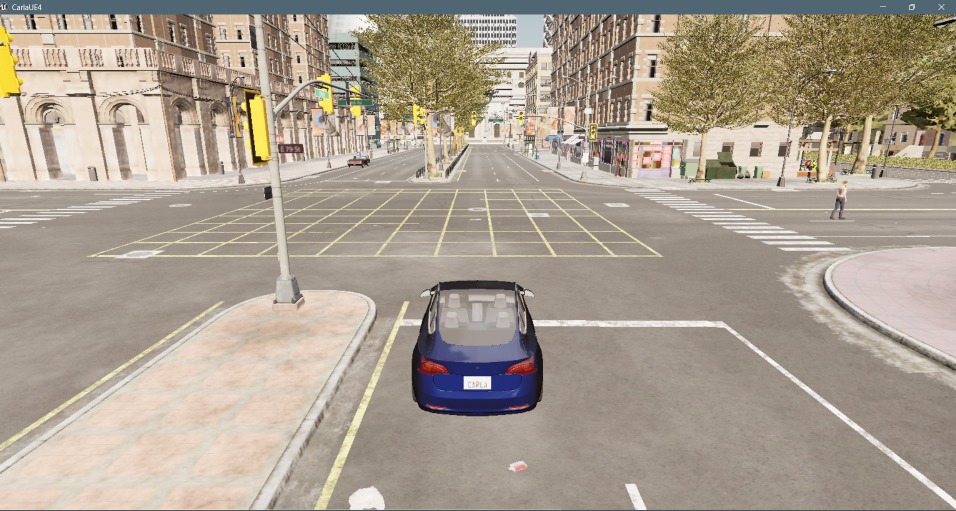
#> input picture paper_figures/spawn_pedestrian_curb.png, 1912 x 1021 px (shown at 1/2 size)
$ python combine_carla_screenshots.py
#> lines starting #> are read from the running program, lines starting #| are printed output that depends on the picture
"""
experiments/combine_carla_screenshots.py

Combines three CARLA scenario screenshots into
one side-by-side figure for the paper.

Input images (put in paper_figures/ folder):
  spawn_pedestrian_curb.png
  spawn_merge_hesitation.png
  spawn_occluded_intersection.png

Output:
  paper_figures/carla_scenarios.png

Run:
  python experiments/combine_carla_screenshots.py
"""

from PIL import Image, ImageDraw, ImageFont
from pathlib import Path
import sys

PAPER_FIGURES = Path(__file__).parent.parent / "paper_figures"
PAPER_FIGURES.mkdir(exist_ok=True)

# Input files
INPUT_FILES = [
    ("spawn_pedestrian_curb.png",      "pedestrian\\_curb"),
    ("spawn_merge_hesitation.png",     "merge\\_hesitation"),
    ("spawn_occluded_intersection.png","occluded\\_intersection"),
]

OUTPUT_FILE = PAPER_FIGURES / "carla_scenarios.png"

# Layout settings
TARGET_HEIGHT  = 400   # px per image
PADDING        = 20    # px between images
LABEL_HEIGHT   = 40    # px for label below each image
BG_COLOR       = (15, 23, 42)    # dark background #0f172a
LABEL_COLOR    = (148, 163, 184) # #94a3b8
BORDER_COLOR   = (30, 41, 59)    # #1e293b


def load_and_resize(path: Path, target_height: int) -> Image.Image:
    """Load image and resize to target height maintaining aspect ratio."""
#> called with target_height = 400
    img = Image.open(path).convert("RGB")
    w, h   = img.size
#> w = 1912; h = 1021
    ratio  = target_height / h
#> ratio = 0.392
    new_w  = int(w * ratio)
#> new_w = 749
    return img.resize((new_w, target_height),
                      Image.LANCZOS)
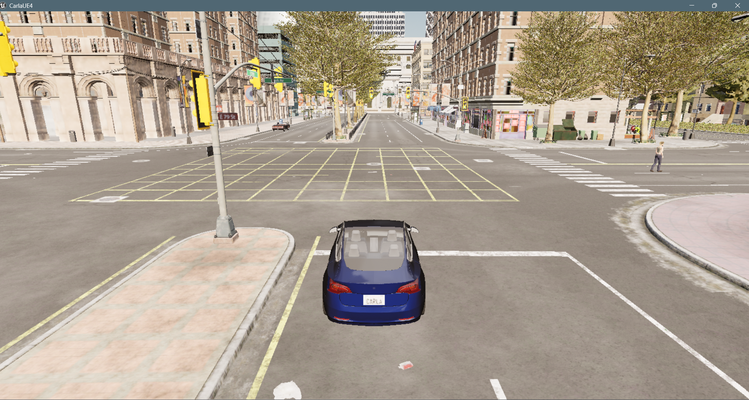
#> returned value: PIL image 749x400 RGB; mean R, G, B 169.8, 158.5, 144


def add_label(img: Image.Image, label: str,
              label_height: int,
              bg_color: tuple,
              label_color: tuple) -> Image.Image:
    """Add a label strip below the image."""
#> called with label = 'pedestrian\\_curb', label_height = 40, bg_color = (15, 23, 42), label_color = (148, 163, 184)
    w, h    = img.size
#> w = 749; h = 400
    canvas  = Image.new("RGB",
                         (w, h + label_height),
                         bg_color)
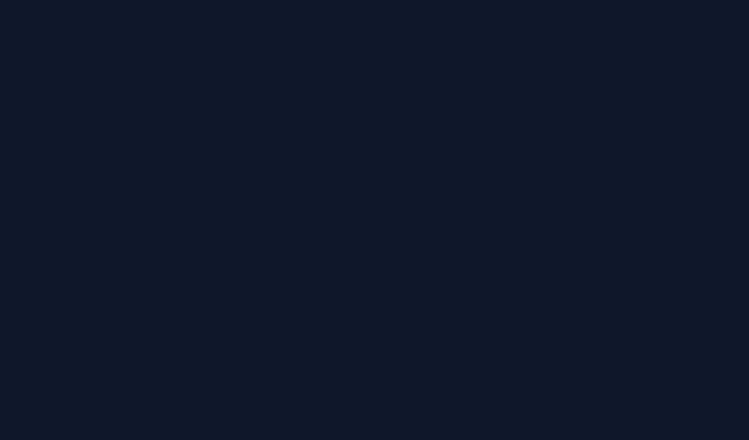
#> canvas: PIL image 749x440 RGB; mean R, G, B 15, 23, 42
    canvas.paste(img, (0, 0))
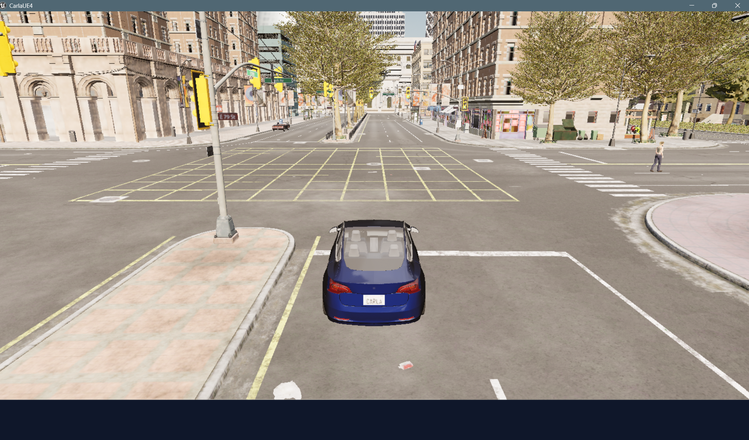
#> canvas: PIL image 749x440 RGB; mean R, G, B 155.7, 146.2, 134.7

    draw = ImageDraw.Draw(canvas)

    # Try to load a font, fall back to default
    try:
        font = ImageFont.truetype(
            "C:/Windows/Fonts/consola.ttf", 16)
    except:
        font = ImageFont.load_default()

    # Clean label for display
    clean_label = label.replace("\\_", "_")

    # Center text
    bbox = draw.textbbox((0, 0), clean_label, font=font)
#> bbox = (0, 3, 129, 19)
    text_w = bbox[2] - bbox[0]
#> text_w = 129
    text_x = (w - text_w) // 2
#> text_x = 310
    text_y = h + (label_height - (bbox[3] - bbox[1])) // 2
#> text_y = 412

    draw.text((text_x, text_y), clean_label,
              fill=label_color, font=font)

    return canvas


def add_border(img: Image.Image,
               border: int,
               color: tuple) -> Image.Image:
    """Add a thin border around the image."""
#> called with border = 2, color = (30, 41, 59)
    w, h   = img.size
#> w = 749; h = 440
    canvas = Image.new("RGB",
                        (w + border*2, h + border*2),
                        color)
#> canvas: PIL image 753x444 RGB
    canvas.paste(img, (border, border))
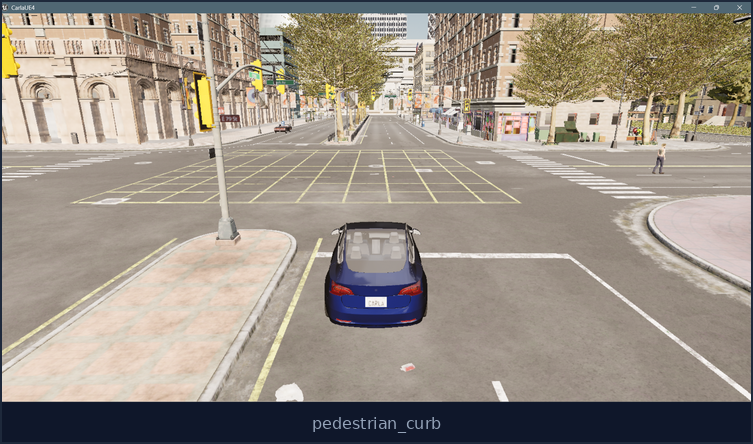
#> canvas: PIL image 753x444 RGB; mean R, G, B 154.1, 144.8, 133.8
    return canvas


def main():
    print("\nCombining CARLA scenario screenshots...")
    print(f"Looking in: {PAPER_FIGURES}\n")

    images = []
    missing = []

    for filename, label in INPUT_FILES:
        path = PAPER_FIGURES / filename
        if not path.exists():
            print(f"  [!] Missing: {filename}")
            missing.append(filename)
        else:
            print(f"  [✓] Found: {filename}")
            img = load_and_resize(path, TARGET_HEIGHT)
            img = add_label(img, label,
                            LABEL_HEIGHT,
                            BG_COLOR, LABEL_COLOR)
            img = add_border(img, 2, BORDER_COLOR)
            images.append(img)
#> pass 2 of the loop in main, `for filename, label in INPUT_FILES:`:
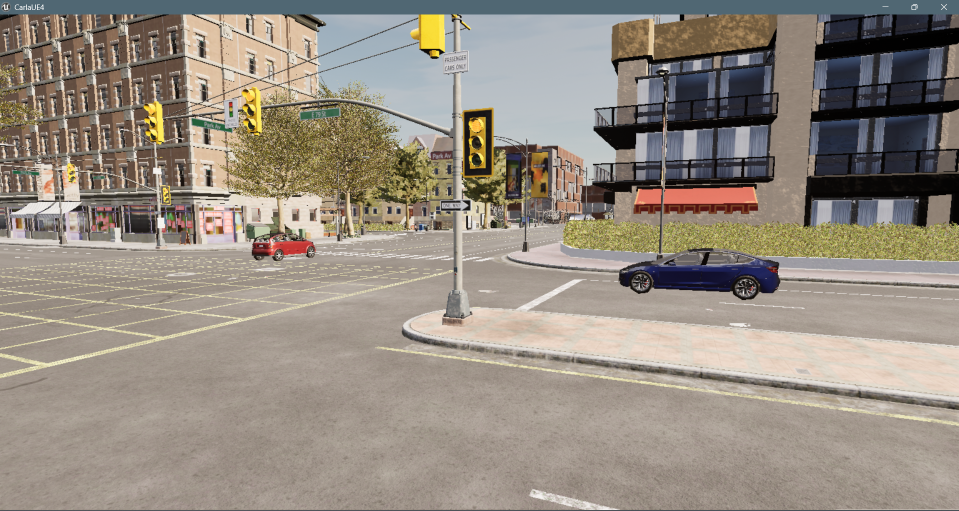
#> input picture paper_figures/spawn_merge_hesitation.png, 1918 x 1021 px (shown at 1/2 size)
#> in add_label (call 2), `canvas.paste(img, (0, 0))`:
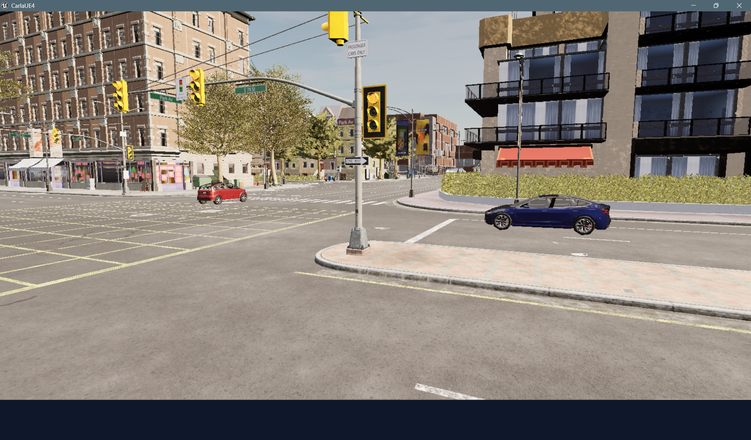
#> canvas: PIL image 751x440 RGB; mean R, G, B 136.9, 129.4, 121.3
#> bbox = (0, 3, 139, 19)
#> text_w = 139
#> text_x = 306
#> in add_border (call 2), `canvas.paste(img, (border, border))`:
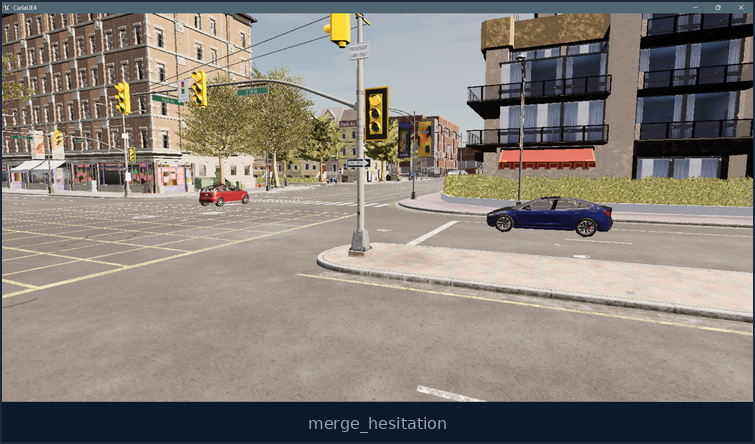
#> canvas: PIL image 755x444 RGB; mean R, G, B 135.6, 128.4, 120.6
#> pass 3 of the loop in main, `for filename, label in INPUT_FILES:`:
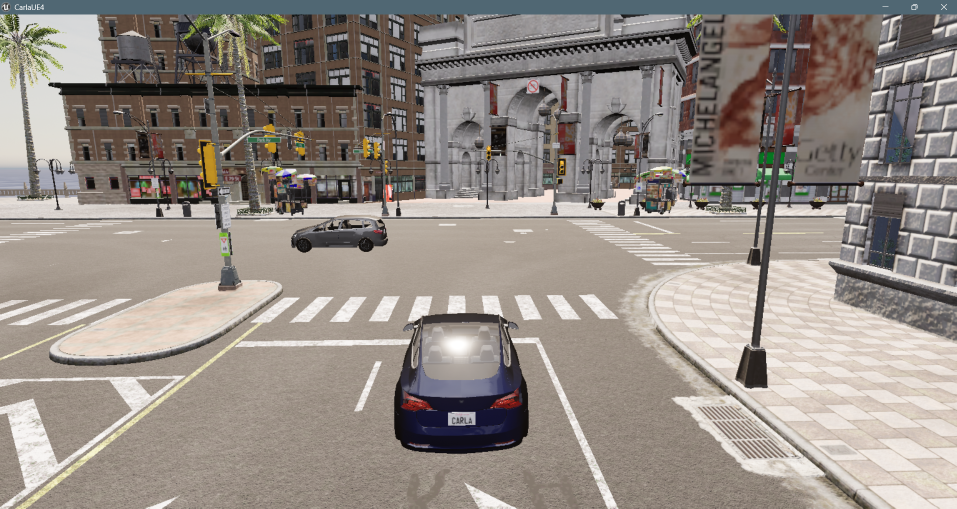
#> input picture paper_figures/spawn_occluded_intersection.png, 1913 x 1017 px (shown at 1/2 size)
#> in add_label (call 3), `canvas.paste(img, (0, 0))`:
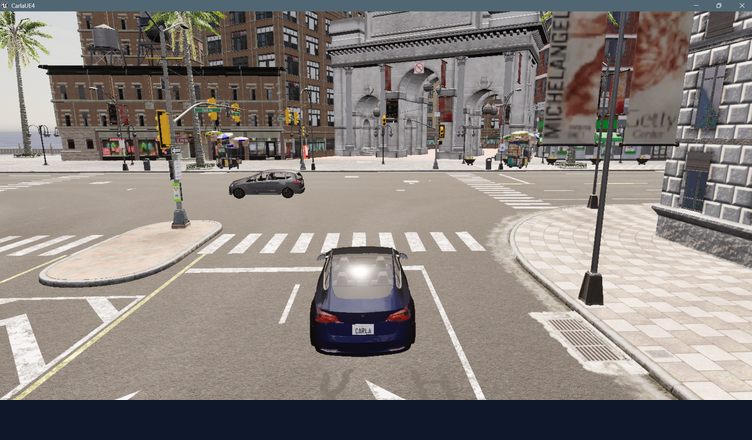
#> canvas: PIL image 752x440 RGB; mean R, G, B 135.5, 128.9, 124.6
#> bbox = (0, 3, 175, 19)
#> text_w = 175
#> text_x = 288
#> in add_border (call 3), `canvas.paste(img, (border, border))`:
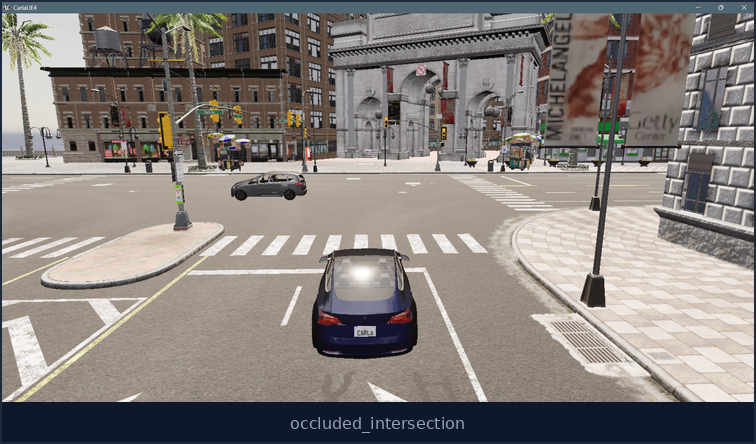
#> canvas: PIL image 756x444 RGB; mean R, G, B 134.3, 127.9, 123.9

    if missing:
        print(f"\n  Missing {len(missing)} image(s):")
        for f in missing:
            print(f"    → {f}")
        print(f"\n  Copy your screenshots to:")
        print(f"    {PAPER_FIGURES}")
        print(f"  With these exact names:")
        for filename, _ in INPUT_FILES:
            print(f"    {filename}")
        if len(images) == 0:
            sys.exit(1)
        print(f"\n  Proceeding with {len(images)} available image(s)...")

    if not images:
        print("  No images to combine.")
        sys.exit(1)

    # Combine side by side
    total_w = sum(img.width for img in images) \
              + PADDING * (len(images) + 1)
#> total_w = 2344
    max_h   = max(img.height for img in images) \
              + PADDING * 2
#> max_h = 484

    canvas = Image.new("RGB", (total_w, max_h), BG_COLOR)
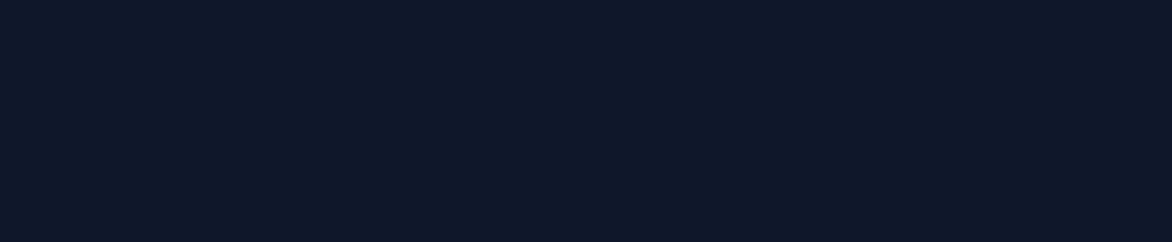
#> canvas: PIL image 2344x484 RGB (shown at 1/2 size); mean R, G, B 15, 23, 42

    x = PADDING
    for img in images:
        y = PADDING
        canvas.paste(img, (x, y))
        x += img.width + PADDING
#> this loop made 3 passes
#> x on passes 1 to 3: 793, 1568, 2344
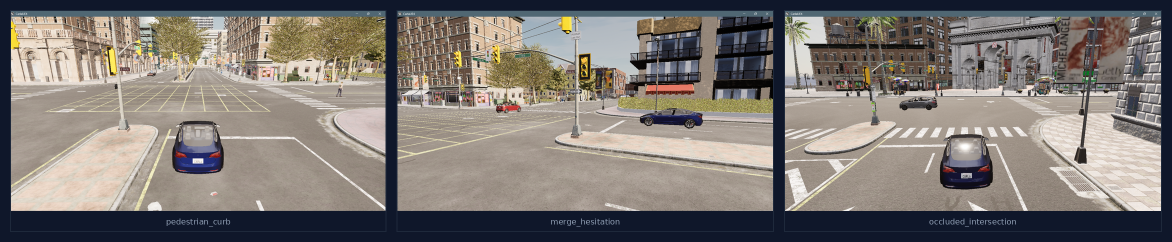
#> canvas: PIL image 2344x484 RGB (shown at 1/2 size); mean R, G, B 126.9, 121.1, 116.5
#> after the loop, x = 2344

    canvas.save(OUTPUT_FILE, dpi=(150, 150))
    print(f"\n  Saved → {OUTPUT_FILE}")
    print(f"  Size: {canvas.width} × {canvas.height} px")
#|   Size: 2344 × 484 px
    print(f"\n  Upload carla_scenarios.png to Overleaf paper_figures/")
    print(f"  Done.")


if __name__ == "__main__":
    # Check PIL is available
    try:
        from PIL import Image
    except ImportError:
        print("Installing Pillow...")
        import subprocess
        subprocess.run(["pip", "install", "Pillow",
                        "--break-system-packages"])
        from PIL import Image
    main()
